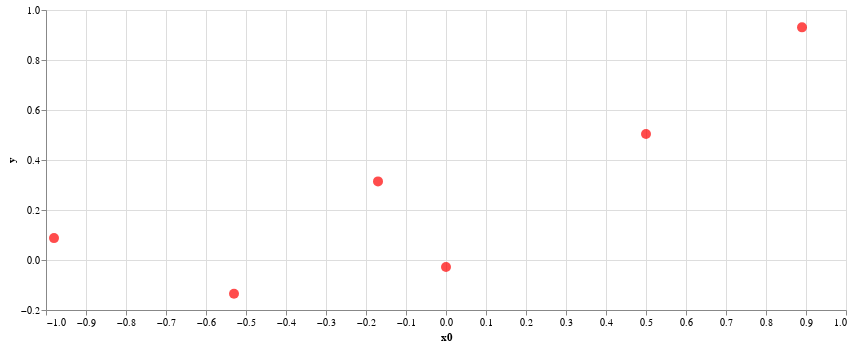

The notebook cell this image was saved under:
### Markdown cell above
Adjust the slider above and repeatedly execute the following cell to see the evaluations.

Evaluate the function and plot all the noisy evaluations `y` so far:

### Code cell
y = blackbox1([x0.value])[0][0]
print(f'Evaluated black box at {x0.value}; result={y}')
blackbox1.plot_xy().properties(width=800, height=300)

### Figure 1 — Vega-Lite specification as saved in the notebook (floating-point values rounded to 4 significant figures)
{"config": {"view": {"continuousWidth": 400, "continuousHeight": 300}}, "data": {"name": "data-0eec26036d6e64abd96b392ea1a94d11"}, "mark": {"type": "circle", "color": "red", "size": 100}, "encoding": {"x": {"type": "quantitative", "field": "x0", "scale": {"domain": [-1, 1]}}, "y": {"type": "quantitative", "field": "y"}}, "height": 300, "width": 800, "$schema": "https://vega.github.io/schema/vega-lite/v4.8.1.json", "datasets": {"data-0eec26036d6e64abd96b392ea1a94d11": [{"x0": 0.0, "y": -0.02801}, {"x0": 0.5, "y": 0.5039}, {"x0": -0.53, "y": -0.1346}, {"x0": -0.17, "y": 0.3144}, {"x0": 0.89, "y": 0.9305}, {"x0": -0.98, "y": 0.08762}]}}
